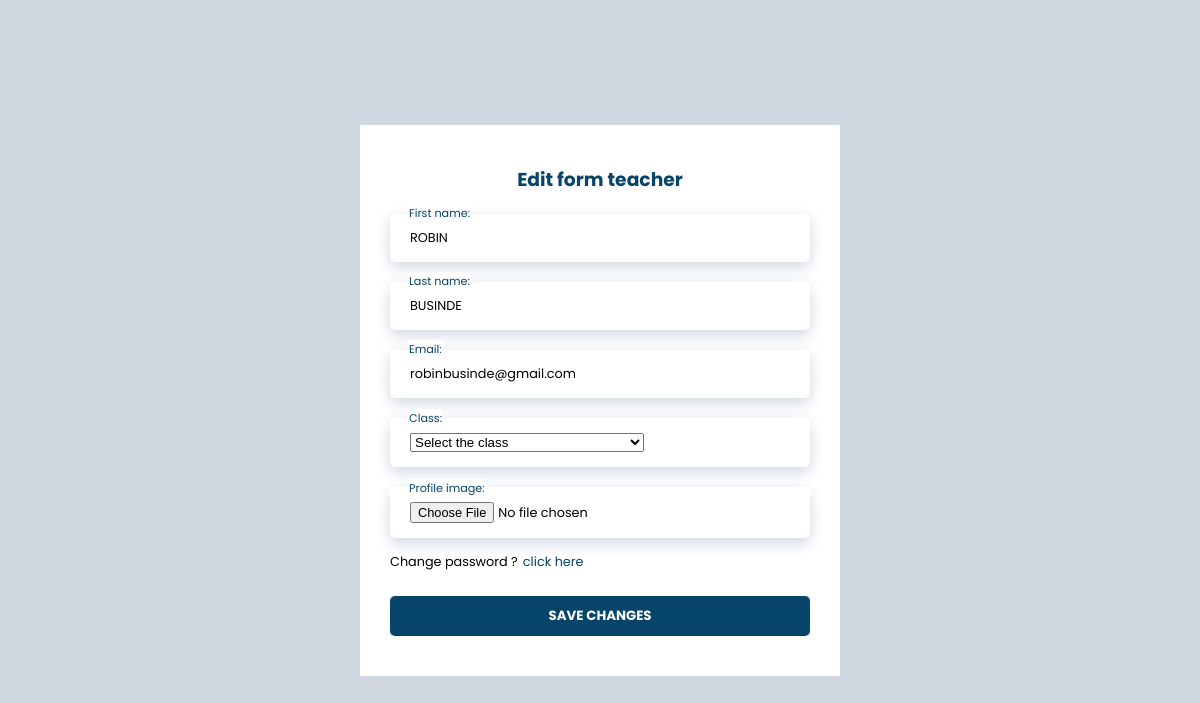
Page /pages/principal/editTitulaire.php?tutor_id=24 (signed in) on the committed database.
### tables this page shows
CREATE TABLE `form_tutors` (
  `tutor_id` int(11) NOT NULL,
  `fname` varchar(255) NOT NULL,
  `lname` varchar(255) NOT NULL,
  `email` varchar(255) NOT NULL,
  `profile_photo` varchar(255) NOT NULL,
  `password` varchar(255) NOT NULL,
  `class_id` int(11) NOT NULL,
  `reset_token_hash` varchar(255) NOT NULL,
  `reset_token_expires_at` varchar(255) NOT NULL
);

### controllers/principal/edditFormteacher.controller.php (called while the page is built, shortened)
<?php
require_once('../../database/DBConnection.php');
if (isset($_GET['tutor_id']) && !empty($_GET['tutor_id'])) {
    $id = $_GET['tutor_id'];
    $request = $db->prepare("SELECT * FROM form_tutors WHERE tutor_id = ?");
    $request->execute([$id]);
    $stmt = $request->fetch();
    if ($stmt) {
        $fname_fetched = $stmt['fname'];
        $lname_fetched = $stmt['lname'];
        $email_fetched = $stmt['email'];
        $profile_photo_fetched = $stmt['profile_photo'];
    } else {
        echo '<script>alert("Form tutor not found");</script>';
        echo '<script>window.location.href="Formteacher.php";</script>';
        exit;
    }
}
?>

### pages/principal/editTitulaire.php (the view, shortened to what this page needs)
<?php
     require_once('../../database/DBConnection.php');
     require_once('../../controllers/principal/edditFormteacher.controller.php');
?>
<!DOCTYPE html>
<html lang="en">
<head>
    <link rel="stylesheet" href="../../css/index.css">
    <link rel="stylesheet" href="https://cdnjs.cloudflare.com/ajax/libs/font-awesome/6.5.1/css/all.min.css"
    />
</head>
<body>
    <section class="connect-section">
        <div class="connect">
            <h3>Edit form teacher</h3>
            <form action="" method="post" enctype="multipart/form-data">
                <div class="input-content">
                    <div class="all-inputs">
                        <label for="name">First name:</label>
                        <input type="text" name="fname" value="<?= $fname_fetched?>" placeholder="Enter first name" >
                    </div>
                </div>
                <div class="input-content">
                    <div class="all-inputs">
                        <label for="name">Last name:</label>
                        <input type="text" name="lname" value="<?= $lname_fetched?>" placeholder="Enter last name">
                    </div>
                </div>
                <div class="input-content">
                    <div class="all-inputs">
                        <label for="email">Email:</label>
                        <input type="text" name="email" value="<?= $email_fetched?>" placeholder="Enter the class of titulaire">
                    </div>
                </div>
                <div class="input-content">
                    <div class="all-inputs">
                        <label for="email">Class:</label>
                       <select name="classes" id="classes">
                        <option value="select">Select the class</option>
                       </select>
                    </div>
                </div>
                <div class="input-content">
                    <div class="all-inputs">
                        <label for="name">Profile image:</label>
                        <input type="file" name="uploadfile" value="<?= $profile_photo_fetched?>"  placeholder="Enter the class form teacher">
                    </div>
                </div>
                <div class="forgotten-password">
                    <p>Change password ?</p>
                    <a href="../formteacher/forgot-password.php">click here</a>
                </div>
                <div class="btn">
                    <button type="submit" name="modify">Save changes</button>
                </div>
            </form>
        </div>
    </section>
</body>
</html>

### css/index.css (style rules this page uses)
:root { --whiteColor: #fff; --blackColor: #000; --grayColor: #d0d7e1; --blueColor: #064469; --grayShadow: #adadad62; --redColor: #cb4c46; --btnColor: #efeded; --blackShadow: #00000046; }
body { font-size: 1rem; font-family: "Poppins", sans-serif; background-color: var(--grayColor); }
* { margin: 0; padding: 0; text-decoration: none; box-sizing: border-box; }
input, button { border: none; outline: none; font-family: "Poppins", sans-serif; }
h3 { text-align: center; margin-top: 20px; margin-bottom: 20px; color: var(--blueColor); }
label { position: absolute; margin-top: -48px; margin-left: -2px; padding: 1px; font-size: 0.7rem; color: var(--blueColor); background-color: var(--whiteColor); }
.input-content .all-inputs { display: flex; align-items: center; gap: 10px; -webkit-column-gap: 10px; padding: 15px 20px; border-radius: 5px; margin-top: 20px; font-size: 0.8rem; background-color: var(--whiteColor); box-shadow: 0px 5px 15px var(--grayColor); }
.input-content .all-inputs input { width: 100%; font-size: 0.8rem; }
.input-content .all-inputs input::placeholder { font-size: 0.8rem; }
.forgotten-password { display: flex; align-items: center; font-size: 0.8rem; margin-top: 15px; gap: 5px; -webkit-column-gap: 5px; }
.forgotten-password a { color: var(--blueColor); }
.btn { margin-top: 25px; margin-bottom: 20px; }
.btn button { width: 100%; padding: 10px 20px; border-radius: 5px; font-weight: 700; cursor: pointer; text-transform: uppercase; color: var(--whiteColor); background-color: var(--blueColor); }
.connect-section { height: 100vh; display: flex; align-items: center; justify-content: center; }
.connect-section .connect { width: 40%; padding: 20px 30px; background-color: var(--whiteColor); }

### rows in the picture
form_tutors: fname "ROBIN", lname "BUSINDE", email "robinbusinde@gmail.com"
